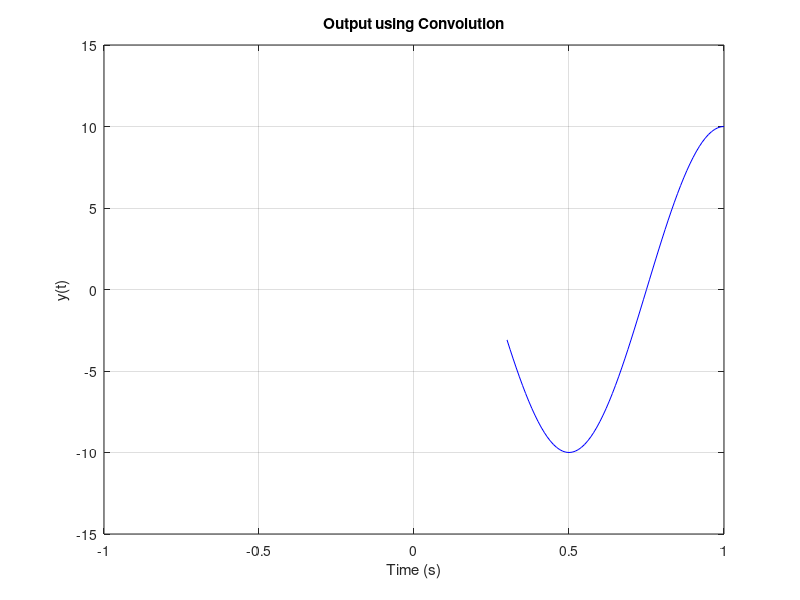

Write the MATLAB code that produced this figure.
% Part C(a): Convolution to Find Output of RC Circuit

clear all; close all; clc;

% Devre parametreleri
R = 1e3; % Direnç (ohm)
C = 1e-6; % Kapasitans (farad)
f0 = 1; % Temel frekans (Hz)
t = -1:0.01:1; % Zaman aralığı

% Giriş sinyali
x_t = cos(2 * pi * f0 * t);

% RC devresi için sistemin impuls yanıtı
h_t = (1/(R*C)) * exp(-t/(R*C)) .* (t >= 0); % Causal response

% Çıkış sinyali (evrişim ile)
y_t_conv = conv(x_t, h_t, 'same') * 0.01; % dt = 0.01

% Çıkış sinyalinin çizimi
figure;
plot(t, y_t_conv, 'b');
title('Output using Convolution');
xlabel('Time (s)');
ylabel('y(t)');
grid on;
